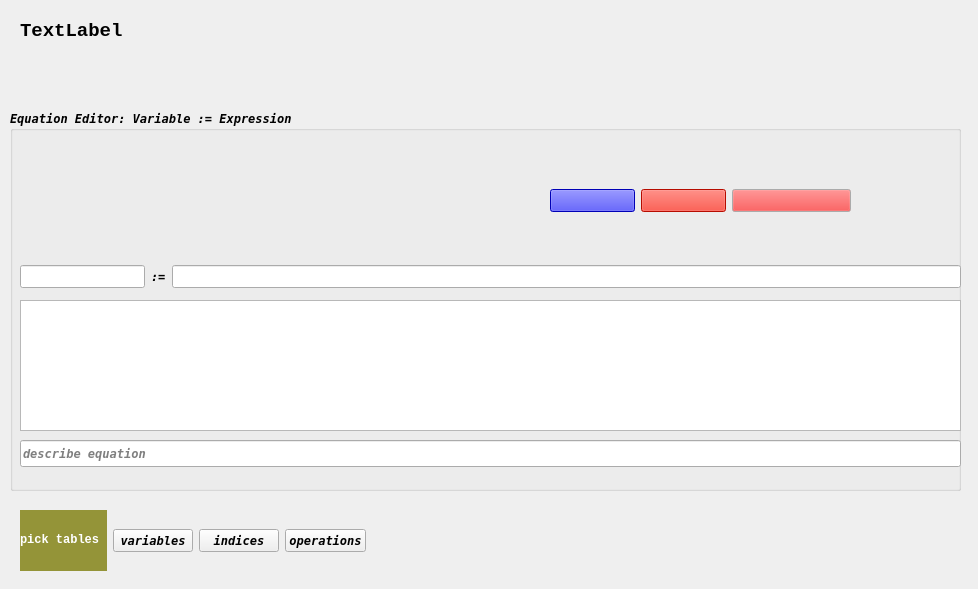
<?xml version="1.0" encoding="UTF-8"?>
<ui version="4.0">
 <class>Form</class>
 <widget class="QWidget" name="Form">
  <property name="windowModality">
   <enum>Qt::NonModal</enum>
  </property>
  <property name="geometry">
   <rect>
    <x>0</x>
    <y>0</y>
    <width>978</width>
    <height>589</height>
   </rect>
  </property>
  <property name="font">
   <font>
    <family>Consolas</family>
   </font>
  </property>
  <property name="windowTitle">
   <string>Form</string>
  </property>
  <property name="toolTip">
   <string/>
  </property>
  <widget class="QGroupBox" name="groupEquationEditor">
   <property name="geometry">
    <rect>
     <x>10</x>
     <y>110</y>
     <width>951</width>
     <height>381</height>
    </rect>
   </property>
   <property name="font">
    <font>
     <family>DejaVu Sans Mono</family>
     <weight>75</weight>
     <italic>true</italic>
     <bold>true</bold>
    </font>
   </property>
   <property name="toolTip">
    <string>Equation editor</string>
   </property>
   <property name="title">
    <string>Equation Editor: Variable := Expression                                                            </string>
   </property>
   <widget class="QWidget" name="layoutWidget">
    <property name="geometry">
     <rect>
      <x>540</x>
      <y>60</y>
      <width>301</width>
      <height>61</height>
     </rect>
    </property>
    <layout class="QHBoxLayout" name="horizontalLayout_2">
     <item>
      <widget class="QPushButton" name="pushAccept">
       <property name="minimumSize">
        <size>
         <width>85</width>
         <height>0</height>
        </size>
       </property>
       <property name="maximumSize">
        <size>
         <width>85</width>
         <height>16777215</height>
        </size>
       </property>
       <property name="toolTip">
        <string>puts things in place and closes equation editor</string>
       </property>
       <property name="styleSheet">
        <string notr="true">background-color: rgb(0, 0, 255);
color :rgb(255, 255, 255)</string>
       </property>
       <property name="text">
        <string/>
       </property>
      </widget>
     </item>
     <item>
      <widget class="QPushButton" name="pushDeleteEquation">
       <property name="minimumSize">
        <size>
         <width>85</width>
         <height>0</height>
        </size>
       </property>
       <property name="maximumSize">
        <size>
         <width>85</width>
         <height>16777215</height>
        </size>
       </property>
       <property name="styleSheet">
        <string notr="true">background-color: rgb(255, 17, 0);
color:rgb(255, 255, 255)</string>
       </property>
       <property name="text">
        <string/>
       </property>
      </widget>
     </item>
     <item>
      <widget class="QPushButton" name="pushCancel">
       <property name="palette">
        <palette>
         <active>
          <colorrole role="Button">
           <brush brushstyle="SolidPattern">
            <color alpha="255">
             <red>239</red>
             <green>41</green>
             <blue>41</blue>
            </color>
           </brush>
          </colorrole>
         </active>
         <inactive>
          <colorrole role="Button">
           <brush brushstyle="SolidPattern">
            <color alpha="255">
             <red>239</red>
             <green>41</green>
             <blue>41</blue>
            </color>
           </brush>
          </colorrole>
         </inactive>
         <disabled>
          <colorrole role="Button">
           <brush brushstyle="SolidPattern">
            <color alpha="255">
             <red>239</red>
             <green>41</green>
             <blue>41</blue>
            </color>
           </brush>
          </colorrole>
         </disabled>
        </palette>
       </property>
       <property name="toolTip">
        <string>reset closes equation editor clears alias table</string>
       </property>
       <property name="text">
        <string/>
       </property>
      </widget>
     </item>
    </layout>
   </widget>
   <widget class="QWidget" name="layoutWidget">
    <property name="geometry">
     <rect>
      <x>10</x>
      <y>150</y>
      <width>941</width>
      <height>33</height>
     </rect>
    </property>
    <layout class="QHBoxLayout" name="horizontalLayout_5">
     <item>
      <widget class="QLineEdit" name="lineNewVariable">
       <property name="sizePolicy">
        <sizepolicy hsizetype="Maximum" vsizetype="Fixed">
         <horstretch>0</horstretch>
         <verstretch>0</verstretch>
        </sizepolicy>
       </property>
       <property name="toolTip">
        <string>variable field</string>
       </property>
      </widget>
     </item>
     <item>
      <widget class="QLabel" name="label">
       <property name="font">
        <font>
         <family>Consolas</family>
         <weight>75</weight>
         <italic>true</italic>
         <bold>true</bold>
        </font>
       </property>
       <property name="text">
        <string>:=</string>
       </property>
      </widget>
     </item>
     <item>
      <widget class="QLineEdit" name="lineExpression">
       <property name="font">
        <font>
         <family>Consolas</family>
         <weight>75</weight>
         <italic>true</italic>
         <bold>true</bold>
        </font>
       </property>
       <property name="toolTip">
        <string>equation editor field -- press return when finished</string>
       </property>
      </widget>
     </item>
    </layout>
   </widget>
   <widget class="QLineEdit" name="lineDocumentation">
    <property name="geometry">
     <rect>
      <x>10</x>
      <y>330</y>
      <width>941</width>
      <height>27</height>
     </rect>
    </property>
    <property name="text">
     <string/>
    </property>
    <property name="placeholderText">
     <string>describe equation</string>
    </property>
   </widget>
   <widget class="QTextBrowser" name="textBrowser">
    <property name="geometry">
     <rect>
      <x>10</x>
      <y>190</y>
      <width>941</width>
      <height>131</height>
     </rect>
    </property>
   </widget>
  </widget>
  <widget class="QLabel" name="labelNetwork">
   <property name="geometry">
    <rect>
     <x>20</x>
     <y>10</y>
     <width>741</width>
     <height>41</height>
    </rect>
   </property>
   <property name="font">
    <font>
     <family>Consolas</family>
     <pointsize>14</pointsize>
     <weight>75</weight>
     <bold>true</bold>
    </font>
   </property>
   <property name="text">
    <string>TextLabel</string>
   </property>
  </widget>
  <widget class="QWidget" name="layoutWidget">
   <property name="geometry">
    <rect>
     <x>20</x>
     <y>510</y>
     <width>941</width>
     <height>61</height>
    </rect>
   </property>
   <layout class="QHBoxLayout" name="horizontalLayout_4">
    <item>
     <layout class="QHBoxLayout" name="horizontalLayout_3">
      <item>
       <widget class="QLabel" name="label_2">
        <property name="toolTip">
         <string>Pick tables</string>
        </property>
        <property name="styleSheet">
         <string notr="true">background-color: rgb(148, 148, 56);
color :rgb(255, 255, 255)</string>
        </property>
        <property name="text">
         <string>&lt;html&gt;&lt;head/&gt;&lt;body&gt;&lt;p&gt;&lt;span style=&quot; font-weight:600;&quot;&gt;  pick tables  &lt;/span&gt;&lt;/p&gt;&lt;/body&gt;&lt;/html&gt;</string>
        </property>
        <property name="scaledContents">
         <bool>false</bool>
        </property>
        <property name="margin">
         <number>10</number>
        </property>
       </widget>
      </item>
      <item>
       <widget class="QPushButton" name="pushPickVariables">
        <property name="font">
         <font>
          <family>DejaVu Sans Mono</family>
          <weight>75</weight>
          <italic>true</italic>
          <bold>true</bold>
         </font>
        </property>
        <property name="toolTip">
         <string>pick variable table</string>
        </property>
        <property name="text">
         <string>variables</string>
        </property>
       </widget>
      </item>
      <item>
       <widget class="QPushButton" name="pushPickIndices">
        <property name="font">
         <font>
          <family>DejaVu Sans Mono</family>
          <weight>75</weight>
          <italic>true</italic>
          <bold>true</bold>
         </font>
        </property>
        <property name="toolTip">
         <string>pick index table</string>
        </property>
        <property name="text">
         <string>indices</string>
        </property>
       </widget>
      </item>
      <item>
       <widget class="QPushButton" name="pushPickOperations">
        <property name="font">
         <font>
          <family>DejaVu Sans Mono</family>
          <weight>75</weight>
          <italic>true</italic>
          <bold>true</bold>
         </font>
        </property>
        <property name="toolTip">
         <string>pick operations</string>
        </property>
        <property name="text">
         <string>operations</string>
        </property>
       </widget>
      </item>
     </layout>
    </item>
    <item>
     <spacer name="horizontalSpacer">
      <property name="orientation">
       <enum>Qt::Horizontal</enum>
      </property>
      <property name="sizeHint" stdset="0">
       <size>
        <width>40</width>
        <height>20</height>
       </size>
      </property>
     </spacer>
    </item>
   </layout>
  </widget>
  <zorder>layoutWidget</zorder>
  <zorder>labelNetwork</zorder>
  <zorder>groupEquationEditor</zorder>
 </widget>
 <resources/>
 <connections>
  <connection>
   <sender>lineExpression</sender>
   <signal>editingFinished()</signal>
   <receiver>lineDocumentation</receiver>
   <slot>setFocus()</slot>
   <hints>
    <hint type="sourcelabel">
     <x>485</x>
     <y>173</y>
    </hint>
    <hint type="destinationlabel">
     <x>380</x>
     <y>353</y>
    </hint>
   </hints>
  </connection>
  <connection>
   <sender>lineNewVariable</sender>
   <signal>editingFinished()</signal>
   <receiver>lineExpression</receiver>
   <slot>setFocus()</slot>
   <hints>
    <hint type="sourcelabel">
     <x>111</x>
     <y>173</y>
    </hint>
    <hint type="destinationlabel">
     <x>485</x>
     <y>173</y>
    </hint>
   </hints>
  </connection>
  <connection>
   <sender>lineDocumentation</sender>
   <signal>editingFinished()</signal>
   <receiver>lineExpression</receiver>
   <slot>setFocus()</slot>
   <hints>
    <hint type="sourcelabel">
     <x>380</x>
     <y>353</y>
    </hint>
    <hint type="destinationlabel">
     <x>485</x>
     <y>173</y>
    </hint>
   </hints>
  </connection>
 </connections>
</ui>
